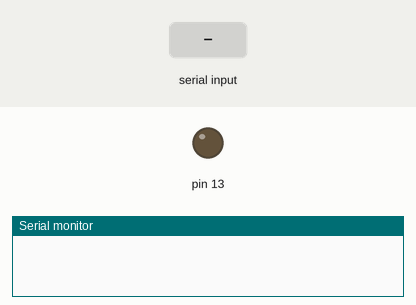
Bench run of a sketch on a simulated Arduino Uno, built with avr-gcc and run on an emulated ATmega328P. Shown: output pins drawn as LEDs (lit = HIGH), the last lines printed to the serial monitor. Inputs (shaded band) come from the test bench.

Above: at 1.2 s.
1.3 s: "90,45\n" received over Serial
At 2.0 s:
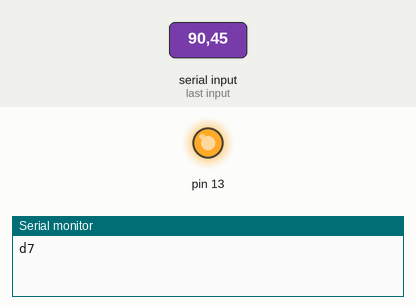
2.8 s: "30,150\n" received over Serial
4.3 s: "5\n" received over Serial
Timing chart, 0 to 7.3 s (numbered marks = the images above; inputs shaded):
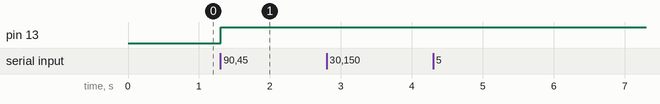

The sketch:

serialRXLight.ino
```cpp
void setup() {
  // initialize serial:
  Serial.begin(9600);
  pinMode(13, OUTPUT);
}
void loop() {
  while (Serial.available() > 0) {
    int value = Serial.parseInt();
     Serial.write(value+'\n');
    if (Serial.read() == '\n') {
      digitalWrite(13, value);
    }
  }
}
```

Measured:
- after the input at 1.3 s, pin 13: LOW → HIGH at once
